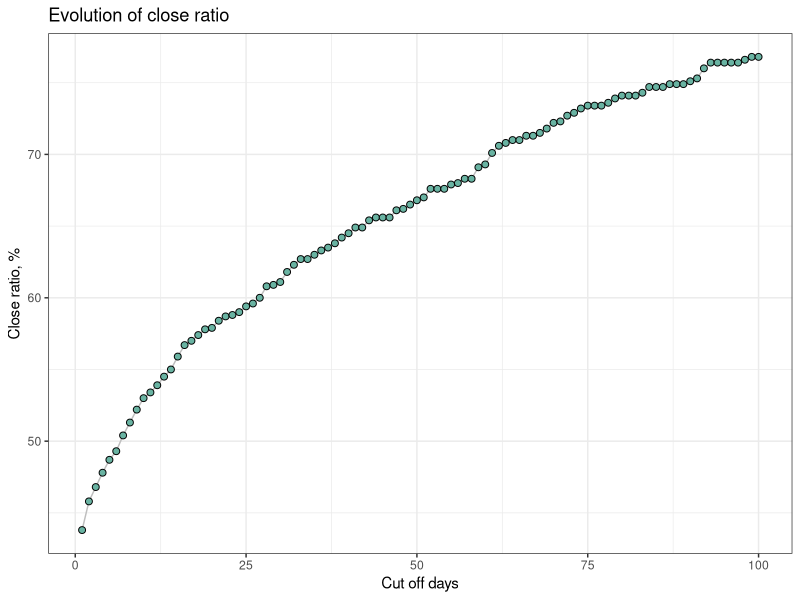

Source code (R):
library(dplyr)
library(data.table)
library(ggplot2)

records <- 
  fread('new_close_ratios.csv', stringsAsFactors = F) %>% 
  .[, !c('V1'), with = F]

records %>% 
  ggplot(aes(x = cut_off, y = new_ratio)) +
  geom_line(color = "grey") +
  geom_point(shape = 21, color = "black", fill = "#69b3a2", size = 2) +
  theme_bw() +
  ggtitle("Evolution of close ratio") +
  xlab("Cut off days") +
  ylab("Close ratio, %")
